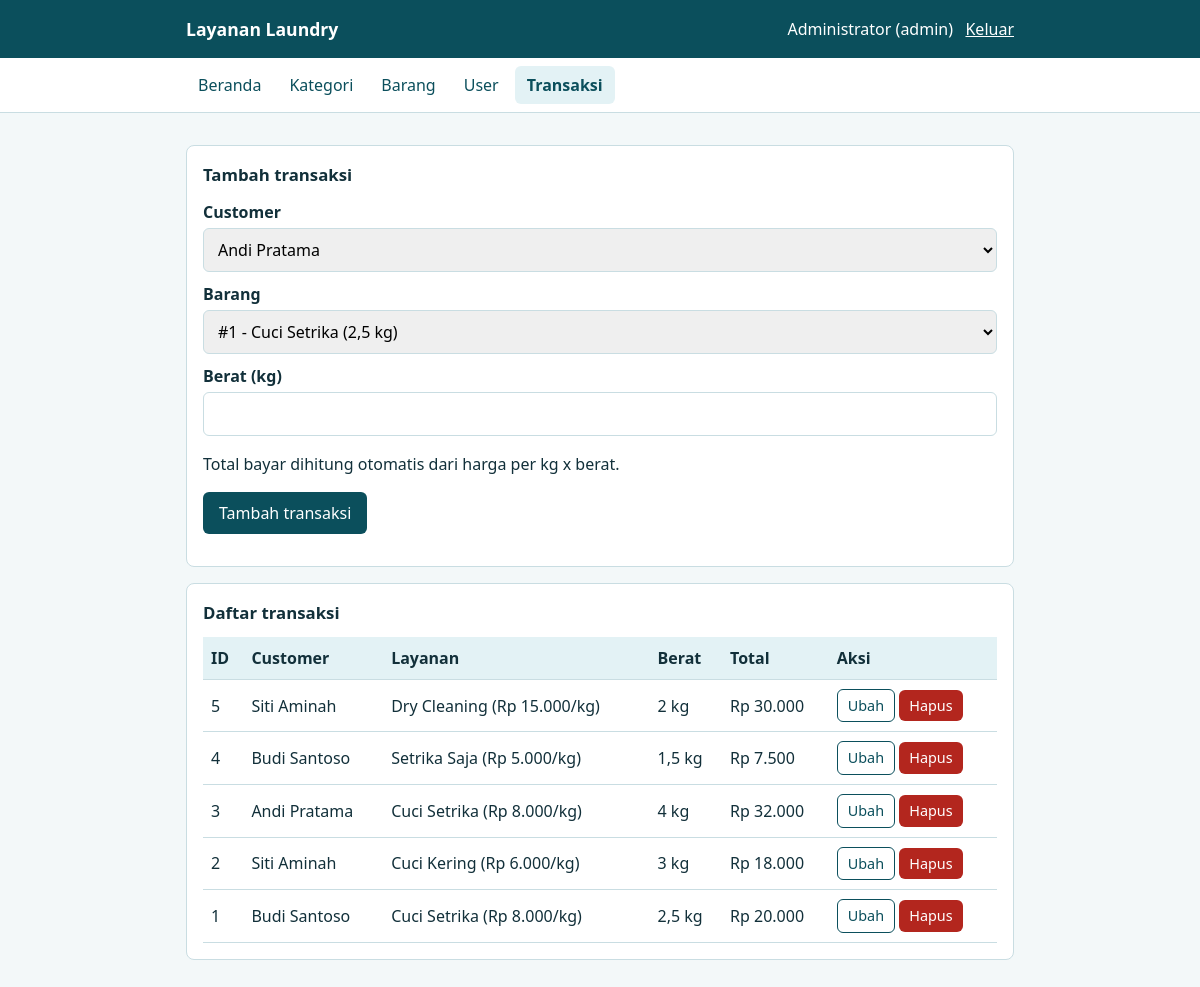
The app's page /transaksi.php (signed in) with its own data.
### tables this page shows
CREATE TABLE tb_transaksi (
  id_transaksi INT AUTO_INCREMENT PRIMARY KEY,
  id_user INT NOT NULL,
  id_barang INT NOT NULL,
  berat_barang DECIMAL(6,2) NOT NULL,
  FOREIGN KEY (id_user) REFERENCES tb_user(id_user),
  FOREIGN KEY (id_barang) REFERENCES tb_barang(id_barang)
);

CREATE TABLE tb_user (
  id_user INT AUTO_INCREMENT PRIMARY KEY,
  username VARCHAR(50) NOT NULL UNIQUE,
  pass VARCHAR(255) NOT NULL,
  role ENUM('admin','customer') NOT NULL,
  nama VARCHAR(100) NOT NULL
);

CREATE TABLE tb_kategori (
  id_kategori INT AUTO_INCREMENT PRIMARY KEY,
  nama_kategori VARCHAR(50) NOT NULL,
  harga INT NOT NULL
);

### koneksi.php (called while the page is built, shortened)
<?php
function e($teks) {
    return htmlspecialchars($teks, ENT_QUOTES, 'UTF-8');
}
function rupiah($angka) {
    return "Rp " . number_format($angka, 0, ",", ".");
}
function kg($berat) {
    return rtrim(rtrim(number_format($berat, 2, ",", "."), "0"), ",") . " kg";
}
function hitung_total($harga, $berat) {
    return round($harga * $berat);
}

### transaksi.php (the view, shortened to what this page needs)
<?php
require "koneksi.php";
$edit = null;
$customer = mysqli_fetch_all(mysqli_query($koneksi, "SELECT id_user, nama FROM tb_user WHERE role='customer' ORDER BY nama"), MYSQLI_ASSOC);
$barang = mysqli_fetch_all(mysqli_query($koneksi, "SELECT b.id_barang, k.nama_kategori, b.berat_barang
    FROM tb_barang b JOIN tb_kategori k ON b.id_kategori = k.id_kategori ORDER BY b.id_barang"), MYSQLI_ASSOC);
$data = mysqli_query($koneksi, "SELECT tr.id_transaksi, u.nama, k.nama_kategori, k.harga, tr.berat_barang
    FROM tb_transaksi tr
    JOIN tb_user u ON tr.id_user = u.id_user
    JOIN tb_barang b ON tr.id_barang = b.id_barang
    JOIN tb_kategori k ON b.id_kategori = k.id_kategori
    ORDER BY tr.id_transaksi DESC");
include "header.php";
?>
<section class="card">
  <h2><?= $edit ? "Ubah transaksi" : "Tambah transaksi" ?></h2>
  <?php if (!$customer || !$barang): ?>
    <p>Isi dulu data customer di menu User dan data di menu Barang.</p>
  <?php else: ?>
  <form method="post">
    <label for="id_user">Customer</label>
    <select id="id_user" name="id_user" required>
      <?php foreach ($customer as $c): ?>
        <option value="<?= (int)$c['id_user'] ?>" <?= ($edit && $edit['id_user'] == $c['id_user']) ? "selected" : "" ?>><?= e($c['nama']) ?></option>
      <?php endforeach; ?>
    </select>
    <label for="id_barang">Barang</label>
    <select id="id_barang" name="id_barang" required>
      <?php foreach ($barang as $b): ?>
        <option value="<?= (int)$b['id_barang'] ?>" <?= ($edit && $edit['id_barang'] == $b['id_barang']) ? "selected" : "" ?>>#<?= (int)$b['id_barang'] ?> - <?= e($b['nama_kategori']) ?> (<?= kg($b['berat_barang']) ?>)</option>
      <?php endforeach; ?>
    </select>
    <label for="berat_barang">Berat (kg)</label>
    <input type="number" id="berat_barang" name="berat_barang" step="0.1" min="0.1" max="1000" required value="<?= $edit ? e($edit['berat_barang']) : "" ?>">
    <p>Total bayar dihitung otomatis dari harga per kg x berat.</p>
    <p>
      <button class="btn" type="submit"><?= $edit ? "Simpan perubahan" : "Tambah transaksi" ?></button>
    </p>
  </form>
  <?php endif; ?>
</section>
<section class="card">
  <h2>Daftar transaksi</h2>
  <div class="scroll">
  <table>
    <tr><th>ID</th><th>Customer</th><th>Layanan</th><th>Berat</th><th>Total</th><th>Aksi</th></tr>
    <?php while ($r = mysqli_fetch_assoc($data)): ?>
    <tr>
      <td><?= (int)$r['id_transaksi'] ?></td>
      <td><?= e($r['nama']) ?></td>
      <td><?= e($r['nama_kategori']) ?> (<?= rupiah($r['harga']) ?>/kg)</td>
      <td><?= kg($r['berat_barang']) ?></td>
      <td><?= rupiah(hitung_total($r['harga'], $r['berat_barang'])) ?></td>
      <td class="aksi">
        <a class="btn kecil abu" href="transaksi.php?edit=<?= (int)$r['id_transaksi'] ?>">Ubah</a>
        <form method="post" style="display:inline" onsubmit="return confirm('Hapus transaksi ini?')">
          <button class="btn kecil merah" type="submit">Hapus</button>
        </form>
      </td>
    </tr>
    <?php endwhile; ?>
  </table>
  </div>
</section>
<?php include "footer.php"; ?>

### header.php (shortened to what this page needs)
<?php $halaman = basename($_SERVER['PHP_SELF']); ?>
<!DOCTYPE html>
<html lang="id">
<head>
<link rel="stylesheet" href="style.css">
</head>
<body>
<header class="bar">
  <div class="wrap">
    <h1>Layanan Laundry</h1>
    <div><?= e($_SESSION['nama']) ?> (<?= e($_SESSION['role']) ?>) &nbsp; <a href="logout.php">Keluar</a></div>
  </div>
</header>
<nav class="menu">
  <div class="wrap">
    <?php if ($_SESSION['role'] == 'admin'): ?>
      <a href="admin.php" class="<?= $halaman == 'admin.php' ? 'aktif' : '' ?>">Beranda</a>
      <a href="kategori.php" class="<?= $halaman == 'kategori.php' ? 'aktif' : '' ?>">Kategori</a>
      <a href="barang.php" class="<?= $halaman == 'barang.php' ? 'aktif' : '' ?>">Barang</a>
      <a href="user.php" class="<?= $halaman == 'user.php' ? 'aktif' : '' ?>">User</a>
      <a href="transaksi.php" class="<?= $halaman == 'transaksi.php' ? 'aktif' : '' ?>">Transaksi</a>
    <?php else: ?>
      <a href="customer.php" class="<?= $halaman == 'customer.php' ? 'aktif' : '' ?>">Pesan Laundry</a>
    <?php endif; ?>
  </div>
</nav>
<main class="wrap">

### footer.php
</main>
</body>
</html>

### style.css (style rules this page uses)
:root { --tua:#0B4F5C;--air:#1B9BAA;--muda:#E3F2F5;--teks:#12303A;--abu:#5B7580;--garis:#C9DDE2;--merah:#B3261E;--hijau:#1E7B45 }
* { box-sizing:border-box }
body { margin:0;font-family:"Segoe UI",Arial,sans-serif;color:var(--teks);background:#F3F8F9;line-height:1.5 }
.wrap { max-width:860px;margin:0 auto;padding:16px }
header.bar { background:var(--tua);color:#fff }
header.bar .wrap { display:flex;justify-content:space-between;align-items:center;gap:12px;flex-wrap:wrap }
header.bar h1 { font-size:1.1rem;margin:0 }
header.bar a { color:#fff }
.card { background:#fff;border:1px solid var(--garis);border-radius:8px;padding:16px;margin:16px 0 }
h2 { font-size:1.05rem;margin:0 0 12px }
label { display:block;font-weight:600;margin:10px 0 4px }
input,select { width:100%;padding:9px 10px;border:1px solid var(--garis);border-radius:6px;font:inherit }
.btn { display:inline-block;background:var(--tua);color:#fff;border:0;border-radius:6px;padding:9px 16px;font:inherit;cursor:pointer;text-decoration:none }
.btn.kecil { padding:5px 10px;font-size:.9rem }
.btn.abu { background:#fff;color:var(--tua);border:1px solid var(--tua) }
.btn.merah { background:var(--merah) }
table { width:100%;border-collapse:collapse }
th,td { text-align:left;padding:9px 8px;border-bottom:1px solid var(--garis) }
th { background:var(--muda) }
.scroll { overflow-x:auto }
.aksi { white-space:nowrap }
nav.menu { background:#fff;border-bottom:1px solid var(--garis) }
nav.menu .wrap { display:flex;gap:4px;flex-wrap:wrap;padding-top:8px;padding-bottom:8px }
nav.menu a { padding:7px 12px;border-radius:6px;color:var(--tua);text-decoration:none }
nav.menu a.aktif { background:var(--muda);font-weight:600 }

### records on screen
tb_transaksi: id_transaksi "5", id_user.nama "Siti Aminah", tb_kategori.nama_kategori "Dry Cleaning", tb_kategori.harga "Rp 15.000", berat_barang "2 kg", berat_barang.harga "Rp 30.000"
tb_transaksi: id_transaksi "4", id_user.nama "Budi Santoso", tb_kategori.nama_kategori "Setrika Saja", tb_kategori.harga "Rp 5.000", berat_barang "1,5 kg", berat_barang.harga "Rp 7.500"
tb_transaksi: id_transaksi "3", id_user.nama "Andi Pratama", tb_kategori.nama_kategori "Cuci Setrika", tb_kategori.harga "Rp 8.000", berat_barang "4 kg", berat_barang.harga "Rp 32.000"
tb_transaksi: id_transaksi "2", id_user.nama "Siti Aminah", tb_kategori.nama_kategori "Cuci Kering", tb_kategori.harga "Rp 6.000", berat_barang "3 kg", berat_barang.harga "Rp 18.000"
tb_transaksi: id_transaksi "1", id_user.nama "Budi Santoso", tb_kategori.nama_kategori "Cuci Setrika", tb_kategori.harga "Rp 8.000", berat_barang "2,5 kg", berat_barang.harga "Rp 20.000"

### other values on screen
$_SESSION['nama'] "Administrator"
$_SESSION['role'] "admin"
form field id_user "Andi Pratama"
